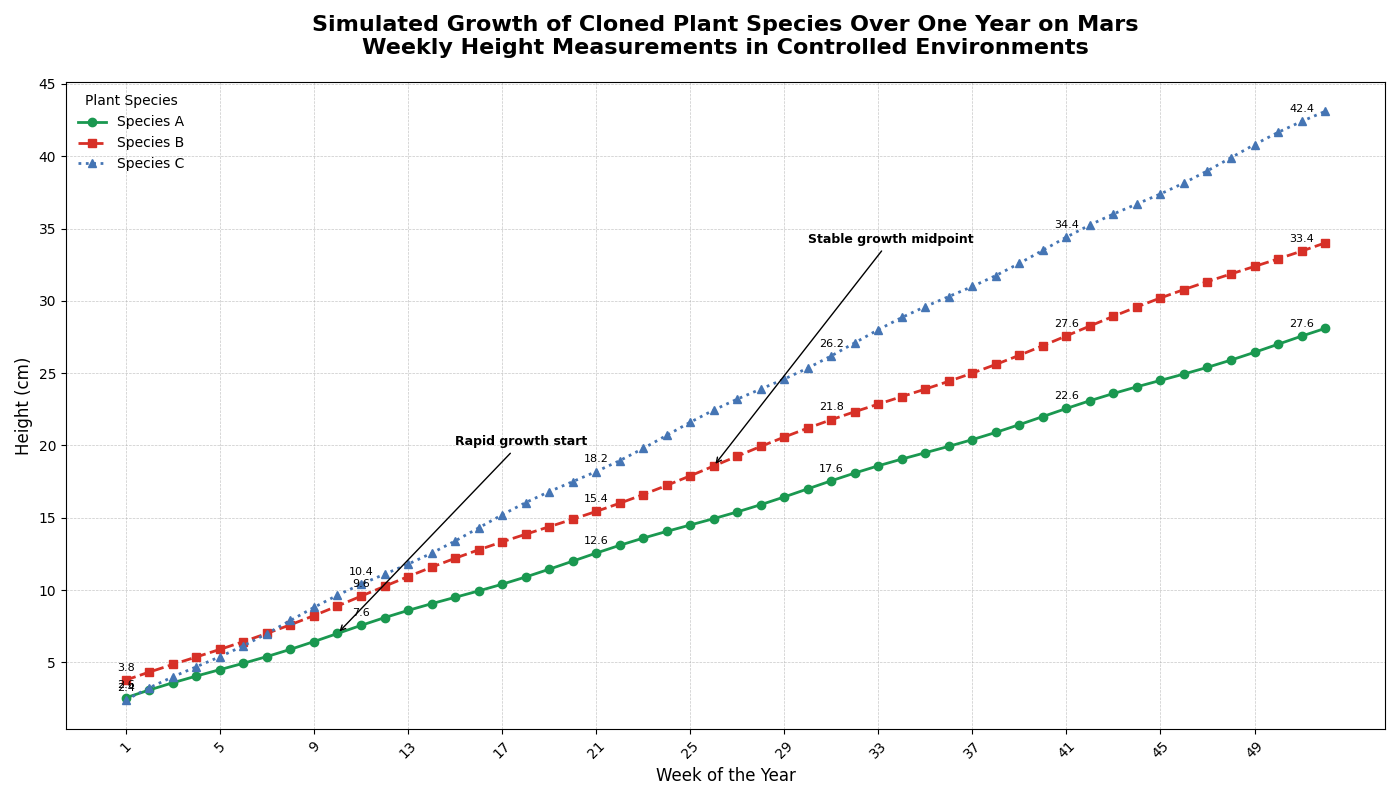

Write Python code to recreate this figure.
import matplotlib.pyplot as plt
import numpy as np

# Backstory: We are simulating the growth of cloned plant species over the span of a year on a new terraform Mars base. 
# We measure the weekly height growth of three different plant species to understand their growth patterns.

# Simulated data: Heights of three different plant species over 52 weeks
weeks = np.arange(1, 53)

# Specified growth trends for three different plant species
species_1_growth = 2 + 0.5 * weeks + 0.1 * np.sin(2 * np.pi * weeks / 10)  # Slow-growing species with some periodic fluctuations
species_2_growth = 3 + 0.6 * weeks + 0.2 * np.cos(2 * np.pi * weeks / 15)  # Moderate growth with slight cyclic variation
species_3_growth = 1.5 + 0.8 * weeks + 0.15 * np.sin(2 * np.pi * weeks / 8)  # Fast-growing species with more frequent fluctuations

# Creating the line plot with subplots for a clearer view
fig, ax = plt.subplots(figsize=(14, 8))

# Plot lines for each species
ax.plot(weeks, species_1_growth, marker='o', linestyle='-', label='Species A', color='#1a9850', linewidth=2)
ax.plot(weeks, species_2_growth, marker='s', linestyle='--', label='Species B', color='#d73027', linewidth=2)
ax.plot(weeks, species_3_growth, marker='^', linestyle=':', label='Species C', color='#4575b4', linewidth=2)

# Highlight some points of interest with annotations
ax.annotate('Rapid growth start', xy=(10, species_1_growth[9]), xytext=(15, 20),
            arrowprops=dict(facecolor='black', arrowstyle='->'), fontsize=9, fontweight='bold')
ax.annotate('Stable growth midpoint', xy=(26, species_2_growth[25]), xytext=(30, 34),
            arrowprops=dict(facecolor='black', arrowstyle='->'), fontsize=9, fontweight='bold')

# Label data points selectively to avoid clutter
for i, week in enumerate(weeks):
    if i % 10 == 0:  # label every 10th week
        ax.text(week, species_1_growth[i] + 0.5, f'{species_1_growth[i]:.1f}', fontsize=8, ha='center', va='bottom')
        ax.text(week, species_2_growth[i] + 0.5, f'{species_2_growth[i]:.1f}', fontsize=8, ha='center', va='bottom')
        ax.text(week, species_3_growth[i] + 0.5, f'{species_3_growth[i]:.1f}', fontsize=8, ha='center', va='bottom')

# Customizing the plot with a detailed title
plt.title("Simulated Growth of Cloned Plant Species Over One Year on Mars\nWeekly Height Measurements in Controlled Environments", 
          fontsize=16, fontweight='bold', pad=20)
ax.set_xlabel('Week of the Year', fontsize=12)
ax.set_ylabel('Height (cm)', fontsize=12)
ax.grid(True, linestyle='--', linewidth=0.5, alpha=0.7)
ax.legend(title='Plant Species', loc='upper left', fontsize=10, frameon=False)
plt.xticks(weeks[::4], rotation=45)  # Rotate x-ticks and show every 4th week for better spacing
plt.tight_layout()

# Show the plot
plt.show()
